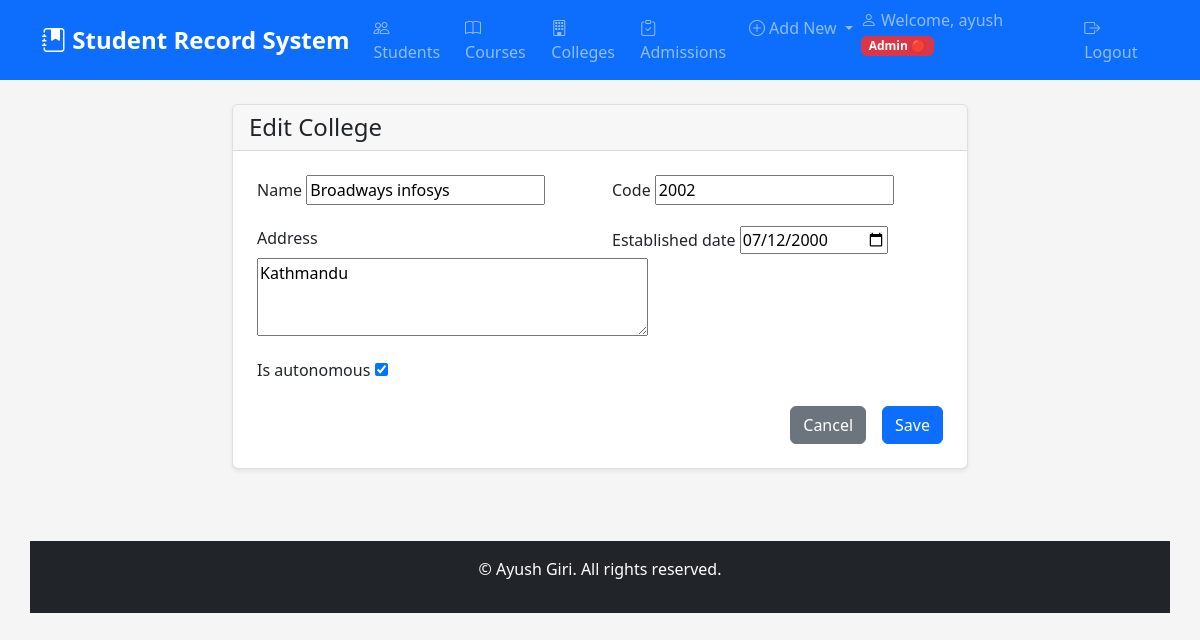
The page /colleges/edit/1/ (signed in) on the database its author committed.
### core/models.py (models this page shows, shortened)
class College(models.Model):
    name = models.CharField(max_length=200)
    code = models.CharField(max_length=10, unique=True)
    address = models.TextField()
    established_date = models.DateField()
    is_autonomous = models.BooleanField(default=False)

### core/decorators.py (the view)
        def wrapper(request, *args, **kwargs):
            login_url = reverse('user_login')
            register_url = reverse('register')
            if request.path in [login_url, register_url]:
                return view_func(request, *args, **kwargs)
            if not request.user.is_authenticated:
                messages.error(request, 'You must log in first!')
                return redirect('user_login')
            if hasattr(request.user, 'userprofile'):
                role = request.user.userprofile.role
                role_hierarchy = {'viewer': 1, 'editor': 2, 'admin': 3}
                if role_hierarchy.get(role, 0) >= role_hierarchy.get(required_role, 0):
                    return view_func(request, *args, **kwargs)
            messages.error(request, 'You do not have permission to access this page!')
            return redirect('home')

### core/forms.py
class CollegeForm(forms.ModelForm):
    established_date = forms.DateField(
        widget=forms.DateInput(attrs={'type': 'date'})
    )
    class Meta:
        model = College
        fields = '__all__'
        widgets = {
            'address': forms.Textarea(attrs={'rows': 3}),
        }

### core/views.py (called while the page is built)
@editor_required
def edit_college(request, pk):
    college = get_object_or_404(College, pk=pk)
    if request.method == 'POST':
        form = CollegeForm(request.POST, instance=college)
        if form.is_valid():
            college = form.save()
            messages.success(request, f'College {college.name} updated successfully!')
            return redirect('college_list')
    else:
        form = CollegeForm(instance=college)
    return render(request, 'core/college_form.html', {'form': form, 'title': 'Edit College'})

### core/templates/core/college_form.html (shortened to what this page needs)
{% extends 'core/base.html' %}
{% block content %}
<div class="row justify-content-center">
    <div class="col-md-8">
        <div class="card">
            <div class="card-header">
                <h4 class="card-title mb-0">{{ title }}</h4>
            </div>
            <div class="card-body">
                <form method="post">
                    <div class="row">
                        {% for field in form %}
                        <div class="col-md-6 mb-3">
                            <label for="{{ field.id_for_label }}" class="form-label">{{ field.label }}</label>
                            {{ field }}
                        </div>
                        {% endfor %}
                    </div>
                    <div class="d-grid gap-2 d-md-flex justify-content-md-end">
                        <a href="{% url 'college_list' %}" class="btn btn-secondary me-md-2">Cancel</a>
                        <button type="submit" class="btn btn-primary">Save</button>
                    </div>
                </form>
            </div>
</div>
{% endblock %}

### core/templates/core/base.html (shortened to what this page needs)
<!DOCTYPE html>
<html lang="en">
<head>
    {% load static %}
    <link href="{% static 'core/css/bootstrap.min.css' %}" rel="stylesheet">
    <link href="{% static 'core/css/style.css' %}" rel="stylesheet">
    <link rel="stylesheet" href="https://cdn.jsdelivr.net/npm/bootstrap-icons@1.11.1/font/bootstrap-icons.css">
</head>
<body>
    <nav class="navbar navbar-expand-lg navbar-dark bg-primary">
        <div class="container">
            <a class="navbar-brand" href="{% url 'home' %}">
                <i class="bi bi-journal-bookmark-fill"></i> Student Record System
            </a>
            <div class="collapse navbar-collapse" id="navbarNav">
                <ul class="navbar-nav me-auto">
                    {% if user.is_authenticated %}
                    <li class="nav-item">
                        <a class="nav-link" href="{% url 'student_list' %}"><i class="bi bi-people"></i> Students</a>
                    </li>
                    <li class="nav-item">
                        <a class="nav-link" href="{% url 'course_list' %}"><i class="bi bi-book"></i> Courses</a>
                    </li>
                    <li class="nav-item">
                        <a class="nav-link" href="{% url 'college_list' %}"><i class="bi bi-building"></i> Colleges</a>
                    </li>
                    <li class="nav-item">
                        <a class="nav-link" href="{% url 'admission_list' %}"><i class="bi bi-clipboard-check"></i> Admissions</a>
                    </li>
                    {% if user.userprofile.role != 'viewer' %}
                    <li class="nav-item dropdown">
                        <a class="nav-link dropdown-toggle" href="#" role="button" data-bs-toggle="dropdown">
                            <i class="bi bi-plus-circle"></i> Add New
                        </a>
                    </li>
                    {% endif %}
                    {% endif %}
                </ul>
                <ul class="navbar-nav">
                    {% if user.is_authenticated %}
                    <li class="nav-item">
                        <span class="navbar-text me-3">
                            <i class="bi bi-person"></i> Welcome, {{ user.username }}
                            {% if user.userprofile.role == 'admin' %}
                                <span class="badge bg-danger">Admin 🔴</span>
                            {% elif user.userprofile.role == 'editor' %}
                                <span class="badge bg-warning text-dark">Editor 🟡</span>
                            {% elif user.userprofile.role == 'viewer' %}
                                <span class="badge bg-primary">Viewer 🔵</span>
                            {% endif %}
                        </span>
                    </li>
                    <li class="nav-item">
                        <a class="nav-link" href="{% url 'user_logout' %}"><i class="bi bi-box-arrow-right"></i> Logout</a>
                    </li>
                    {% endif %}
                </ul>
            </div>
        </div>
    </nav>
    <div class="container mt-4">
        {% block content %}{% endblock %}
    </div>
    <footer class="bg-dark text-white text-center py-3 mt-5">
        <div class="container">
            <p>&copy; Ayush Giri. All rights reserved.</p>
        </div>
    </footer>
</body>
</html>

### core/static/core/css/style.css (style rules this page uses)
:root { --primary-color: #0d6efd; --secondary-color: #6c757d; --success-color: #198754; --danger-color: #dc3545; --warning-color: #ffc107; --info-color: #0dcaf0; --light-color: #f8f9fa; --dark-color: #212529; }
body { font-family: 'Segoe UI', Tahoma, Geneva, Verdana, sans-serif; background-color: #f5f5f5; }
.navbar-brand { font-weight: bold; font-size: 1.5rem; }
.card { box-shadow: 0 0.125rem 0.25rem rgba(0, 0, 0, 0.075); border: 1px solid rgba(0, 0, 0, 0.125); margin-bottom: 1.5rem; }
.card-header { background-color: rgba(0, 0, 0, 0.03); border-bottom: 1px solid rgba(0, 0, 0, 0.125); }
.btn { border-radius: 0.375rem; font-weight: 500; }
.badge { font-size: 0.75em; }
.card .card-body { padding: 1.5rem; }
footer { margin-top: auto; }
.form-label { font-weight: 500; margin-bottom: 0.5rem; }
.badge.bg-danger { background-color: var(--danger-color) !important; }

### rows shown on the page
College: form "Broadways infosys" "2002" "Kathmandu" "07/12/2000" "☑"

### other values the page prints
{{ user.username }} "ayush"
{{ title }} "Edit College"
{{ field.label }} "Name" "Code" "Address" "Established date" "Is autonomous"
